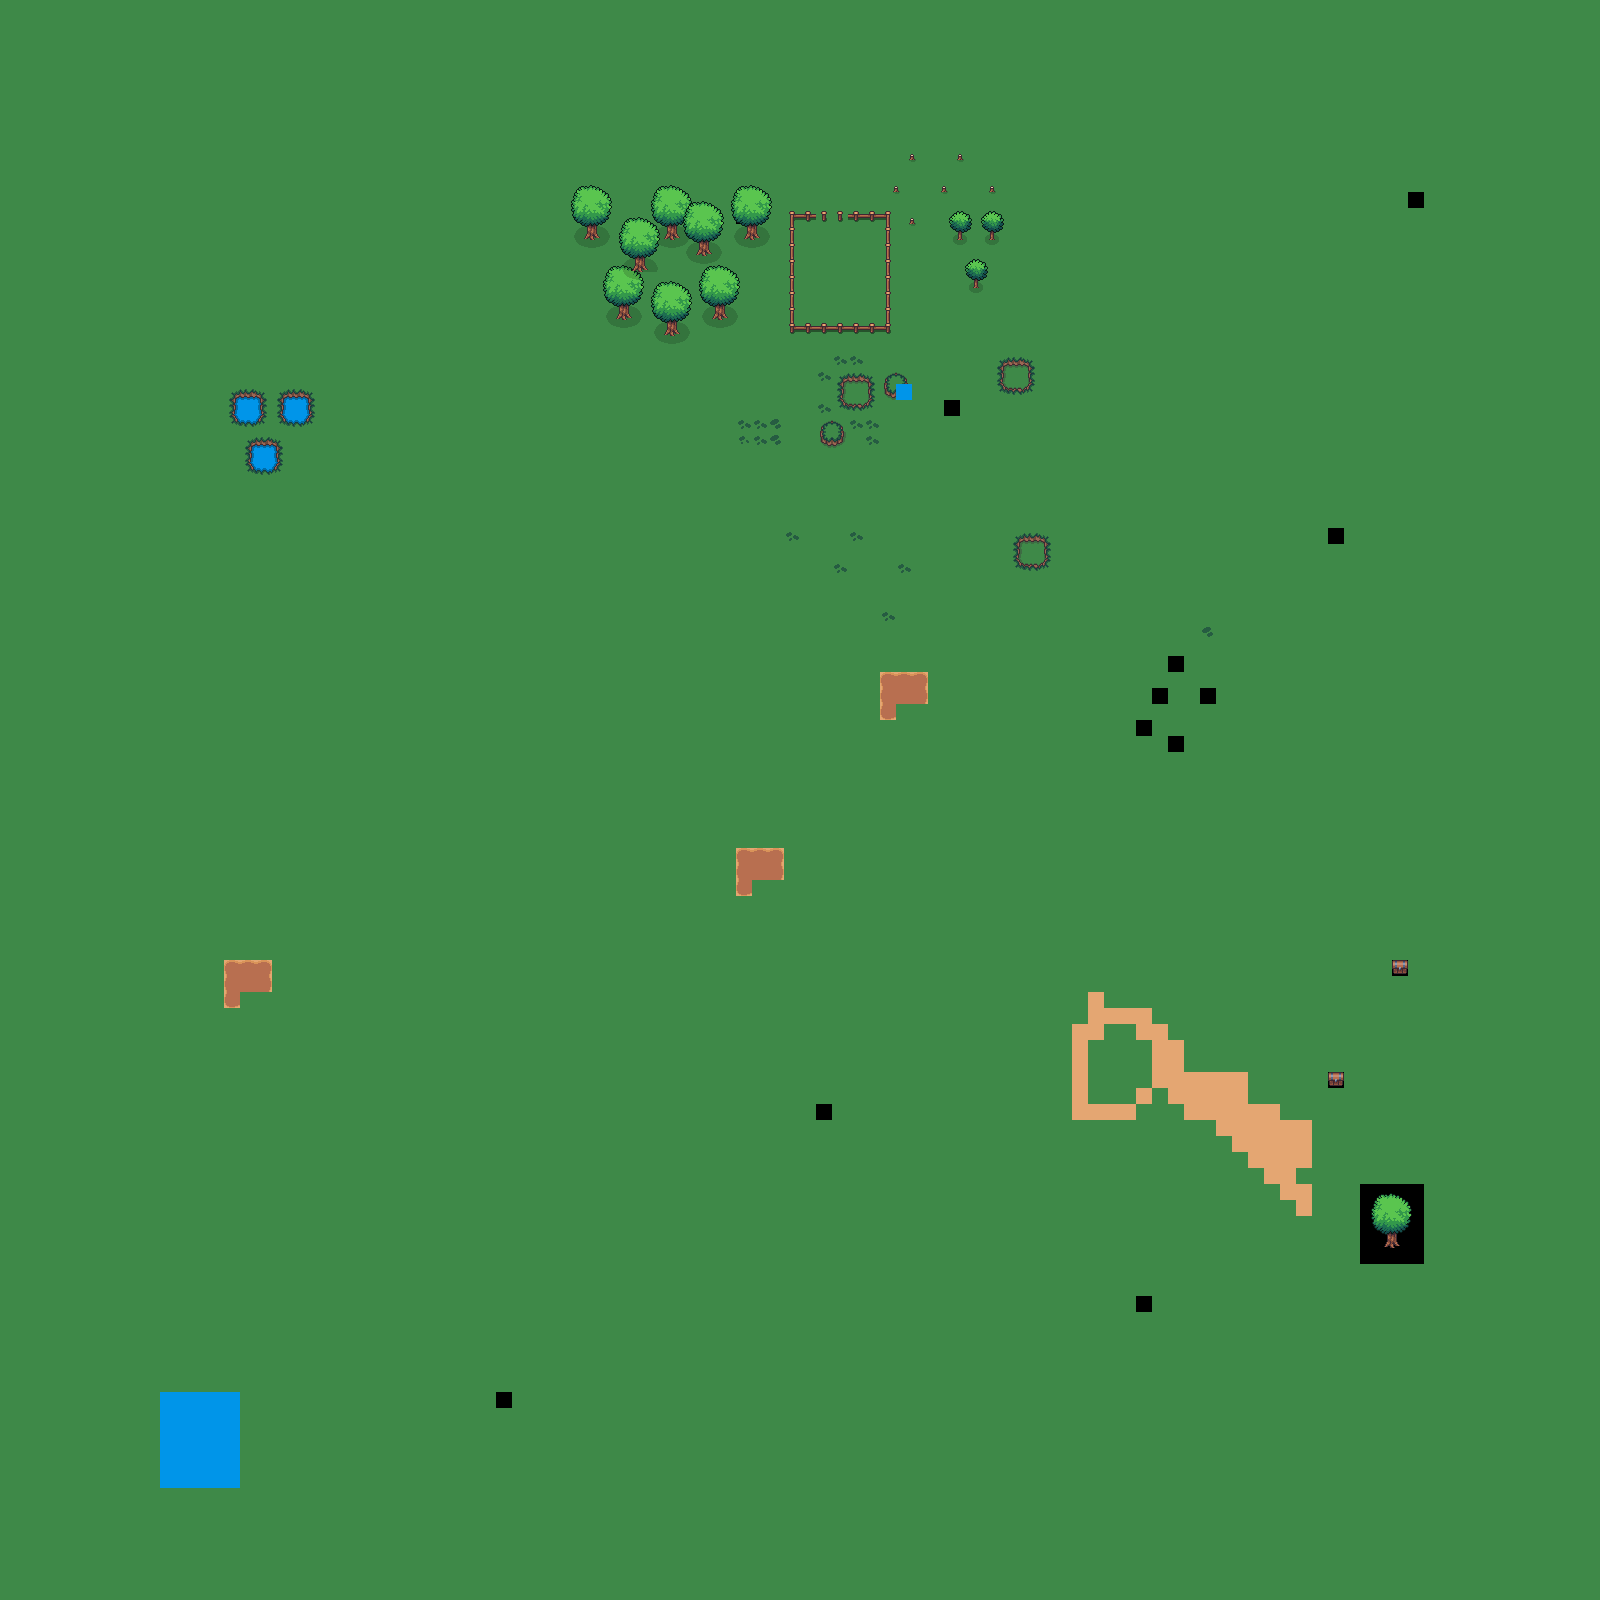

Below is a game level as drawn by its tile map, then a one-line description and the .tmx that defines it (tile-layer data replaced by summaries):
An orthogonal 100x100 tile map with 16x16 px tiles, 3 tile layers (Capa de patrones 1, Capa de patrones 2, Capa de patrones 3), 11 tilesets.

<map version="1.10" tiledversion="1.11.2" orientation="orthogonal" renderorder="right-down" width="100" height="100" tilewidth="16" tileheight="16" infinite="0" nextlayerid="5" nextobjectid="1">
 <tileset firstgid="1" source="Path_Middle.tsx" />
 <tileset firstgid="2" source="Water_Middle.tsx" />
 <tileset firstgid="3" source="Grass_Middle.tsx" />
 <tileset firstgid="4" source="FarmLand_Tile.tsx" />
 <tileset firstgid="5" source="Cliff_Tile.tsx" />
 <tileset firstgid="23" source="Water_Tile.tsx" />
 <tileset firstgid="41" source="Oak_Tree.tsx" />
 <tileset firstgid="61" source="Chest.tsx" />
 <tileset firstgid="62" source="Fences.tsx" />
 <tileset firstgid="78" source="Path_Tile.tsx" />
 <tileset firstgid="96" source="Oak_Tree_Small.tsx" />
 <layer id="1" name="Capa de patrones 1" width="100" height="100">
  <data>[10000 cells, 9989 non-empty, 52 distinct tile ids]</data>
 </layer>
 <layer id="3" name="Capa de patrones 2" width="100" height="100">
  <data>[10000 cells, 343 non-empty, 38 distinct tile ids]</data>
 </layer>
 <layer id="4" name="Capa de patrones 3" width="100" height="100">
  <data>[10000 cells, 58 non-empty, 20 distinct tile ids]</data>
 </layer>
</map>
